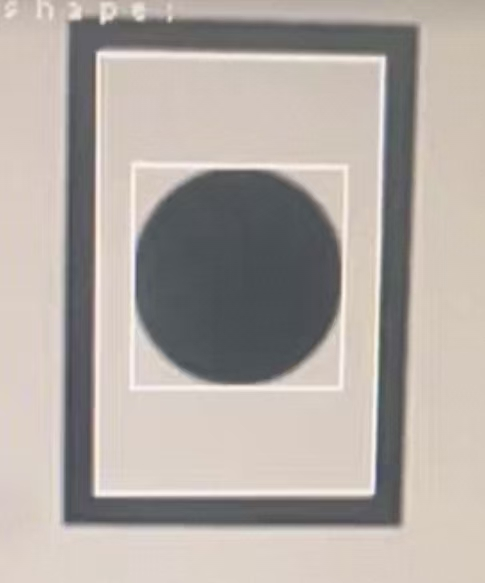
#> input picture 5f929db38a7c880b3b17aefb6437d633.jpg, 485 x 583 px, given in place of the camera
$ python pnp_demo.py
#> lines starting #> are read from the running program, lines starting #| are printed output that depends on the picture; after the words box and inside, x2 and y2 are one past the last pixel; in counts of white or black regions, pixels touching at a corner belong together; long printed decimals are rounded
### utils/camera_converter.py
import cv2
import numpy as np
from utils import Camera_config
# [9 lines of commented-out code are left out]

class CameraConverter:
    """
    摄像头坐标转换器
    支持多摄像头切换和像素坐标到相机坐标的转换
    """

    def __init__(self):
        """初始化摄像头配置"""
        self.CAMERA_CONFIGS = {
            '1_640': {
                "name": "摄像头1 (有畸变)",
                "mtx": np.array([
                    [494.85400649, 0, 319.85502813],
                    [0, 490.19647267, 230.51331758],
                    [0, 0, 1]
                ], dtype=np.float32),
                "dist": np.array([[-0.42830145, 0.23527948, 0.01128685, 0.00068342, -0.19925847]], dtype=np.float32),
                "has_distortion": True
            },
            '2_640': {
                "name": "摄像头2 (有畸变)",
                "mtx": Camera_config.Intrinsic_Mtx_Wheeltec,
                "dist": Camera_config.dist_wheeltec,
                "has_distortion": True
            },
            '2_1080': {
                "name": "摄像头2_1080 (有畸变)",
                "mtx": Camera_config.Intrinsic_Mtx_Wheeltec_1080_after,
                "dist": np.array([0,0,0,0,0], dtype=np.float32),
                "has_distortion": False
            }
        }

        self._current_camera = '2_640'  # 默认使用摄像头2

    # [4 lines left out: function current_camera, not called in this run]

    @current_camera.setter
    def current_camera(self, camera_id):
        """
        设置当前摄像头

        Args:
            camera_id (int): 摄像头编号 (1 或 2)

        Raises:
            ValueError: 如果摄像头编号无效
        """
#> further down, frame is the input picture: shape (583, 485, 3); mean B, G, R 164.4, 170.1, 177.9
#> `cv2.putText(frame, f"FPS: {int(fps)}", (20, 80), cv2.FONT_HERSHEY_SIMP..`: frame: shape (583, 485, 3); 0.24% of pixels changed, all inside (x1, y1, x2, y2) = (23, 58, 124, 82)
        if camera_id not in self.CAMERA_CONFIGS:
            raise ValueError(f"无效的摄像头编号: {camera_id}. 支持的编号: {list(self.CAMERA_CONFIGS.keys())}")

        self._current_camera = camera_id
        print(f"已切换到: {self.CAMERA_CONFIGS[camera_id]['name']}")

    def get_camera_config(self, camera_id=None):
        """
        获取摄像头配置

        Args:
            camera_id (int, optional): 摄像头编号，为None时使用当前摄像头

        Returns:
            dict: 摄像头配置字典
        """
        if camera_id is None:
            camera_id = self._current_camera

        if camera_id not in self.CAMERA_CONFIGS:
            raise ValueError(f"无效的摄像头编号: {camera_id}")

        return self.CAMERA_CONFIGS[camera_id]

    # [149 lines left out: functions pixel_to_camera, update_camera_params, print_camera_info, get_available_cameras, pixel_to_world_coords, world_to_pixel, not called in this run]

### pnp_demo.py

import cv2
import numpy as np
from utils.camera_converter import CameraConverter
import time

def order_points(pts):
    """
    对找到的四个角点进行排序，确保顺序为：左上、右上、右下、左下。
    这是 PnP 算法正确工作的关键步骤。
    """
    rect = np.zeros((4, 2), dtype="float32")

    # 左上角的点 x+y 的和最小
    s = pts.sum(axis=1)
    rect[0] = pts[np.argmin(s)]

    # 右下角的点 x+y 的和最大
    rect[2] = pts[np.argmax(s)]

    # 右上角的点 y-x 的差最小
    diff = np.diff(pts, axis=1)
    rect[1] = pts[np.argmin(diff)]

    # 左下角的点 y-x 的差最大
    rect[3] = pts[np.argmax(diff)]

    return rect

def pnp_distance_estimation(frame, camera_matrix, dist_coeffs, known_width_mm, known_height_mm):
    """
    使用 PnP 算法估计相机到目标的距离和姿态。

    Args:
        frame (np.array): 输入的视频帧。
        camera_matrix (np.array): 相机内参矩阵。
        dist_coeffs (np.array): 相机畸变系数。
        known_width_mm (float): 目标物体的实际宽度（毫米）。
        known_height_mm (float): 目标物体的实际高度（毫米）。

    Returns:
        tuple: (处理后的图像, 距离(cm))
    """
#> called with camera_matrix = array of shape (3, 3), dist_coeffs = array of shape (5,), known_width_mm = 210, known_height_mm = 297
    # --- 1. 图像预处理 (仿照 task1.py) ---
    # 图像去畸变
    h, w = frame.shape[:2]
#> h = 583; w = 485
    new_camera_mtx, roi = cv2.getOptimalNewCameraMatrix(camera_matrix, dist_coeffs, (w, h), 1, (w, h))
#> roi = (0, 0, 484, 582)
    undistorted_frame = cv2.undistort(frame, camera_matrix, dist_coeffs, None, new_camera_mtx)
    x_roi, y_roi, w_roi, h_roi = roi
#> x_roi = 0; y_roi = 0; w_roi = 484; h_roi = 582
    frame = undistorted_frame[y_roi:y_roi+h_roi, x_roi:x_roi+w_roi]
#> frame: shape (582, 484, 3)

    # 提取中心ROI (如果需要可以调整)
    h, w = frame.shape[:2]
#> h = 582; w = 484
    roi_x_start = 860
    roi_x_end = w - roi_x_start
#> roi_x_end = -376
    roi_y_start = 350
    roi_y_end = h - roi_y_start
#> roi_y_end = 232
    if roi_x_start < roi_x_end and roi_y_start < roi_y_end:
        frame = frame[roi_y_start:roi_y_end, roi_x_start:roi_x_end]

    # 转换为灰度图并进行二值化
    gray_frame = cv2.cvtColor(frame, cv2.COLOR_BGR2GRAY)
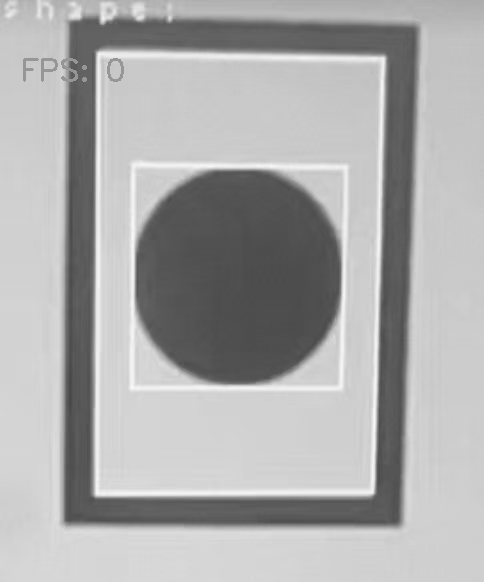
#> gray_frame: shape (582, 484); min 72, max 248, mean 171.6
    blurred_frame = cv2.GaussianBlur(gray_frame, (5, 5), 0)
    # 使用自适应阈值来应对不同光照条件
    binary_frame = cv2.adaptiveThreshold(
        blurred_frame, 255, cv2.ADAPTIVE_THRESH_GAUSSIAN_C,
        cv2.THRESH_BINARY_INV, 21, 8
    )
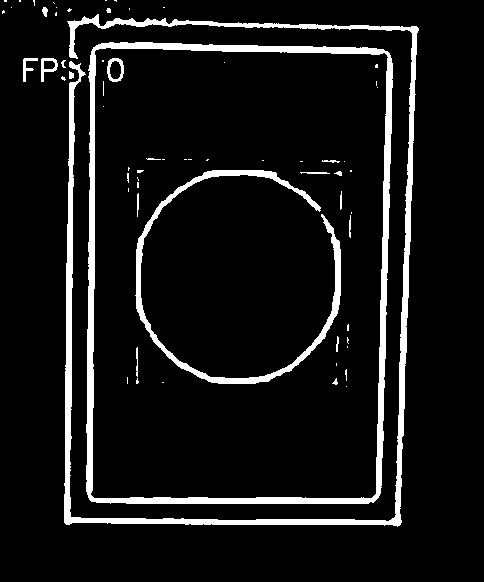
#> binary_frame: shape (582, 484); 8.2% white; 65 white regions (45 under 20 px), largest, box (x1, y1, x2, y2) and area: (86, 42, 393, 504) 9168, (64, 14, 419, 527) 9100, (135, 170, 341, 384) 3646
    # 形态学开运算，去除小的噪声点
    kernel = np.ones((3, 1), np.uint8)
    binary_frame = cv2.morphologyEx(binary_frame, cv2.MORPH_OPEN, kernel, iterations=2)
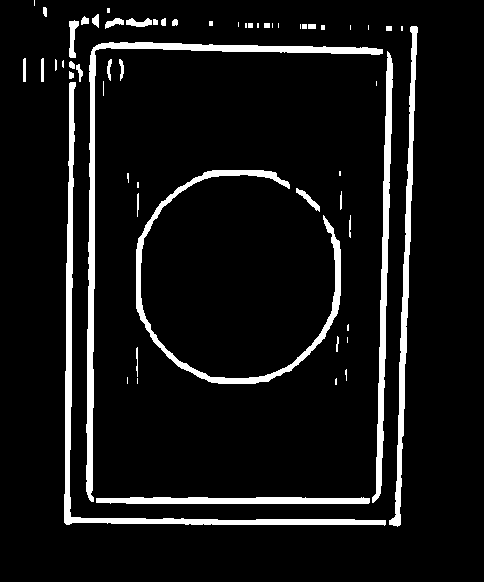
#> binary_frame: shape (582, 484); 7.7% white; 59 white regions (23 under 20 px)

    # 在一个新窗口显示二值化结果，方便调试
    cv2.imshow("Binary for PnP", binary_frame)

    # --- 2. 寻找A4纸的轮廓和角点 ---
    contours, _ = cv2.findContours(binary_frame, cv2.RETR_EXTERNAL, cv2.CHAIN_APPROX_SIMPLE)
#> contours = 59 contours, 34 with area under 20; largest, box (x1, y1, x2, y2) and area: (86, 42, 383, 502) 3884, (64, 82, 386, 526) 3578, (136, 170, 341, 384) 2881, (389, 26, 418, 527) 2325, (372, 51, 393, 503) 2322

    distance_cm = -1.0

    if contours:
        # 假设最大的轮廓是我们的目标A4纸
        paper_contour = max(contours, key=cv2.contourArea)
#> paper_contour = contour of 152 points, box (x1, y1, x2, y2) (86, 42, 383, 502), area 3884
        area = cv2.contourArea(paper_contour)
#> area = 3883.5

        # 增加一个面积筛选，避免识别到过小或过大的物体
        if 3000 < area < 500000: # 这个范围可能需要根据实际情况调整
            peri = cv2.arcLength(paper_contour, True)
#> peri = 1520.6
            # 多边形逼近，找到轮廓的四个角点
            approx = cv2.approxPolyDP(paper_contour, 0.02 * peri, True)
#> approx = [[382, 49], [93, 47], [91, 501], [94, 51]]

            if len(approx) == 4:
                # --- 3. PnP 求解 ---
                # 绘制A4纸轮廓
                cv2.drawContours(frame, [approx], -1, (0, 255, 0), 2)
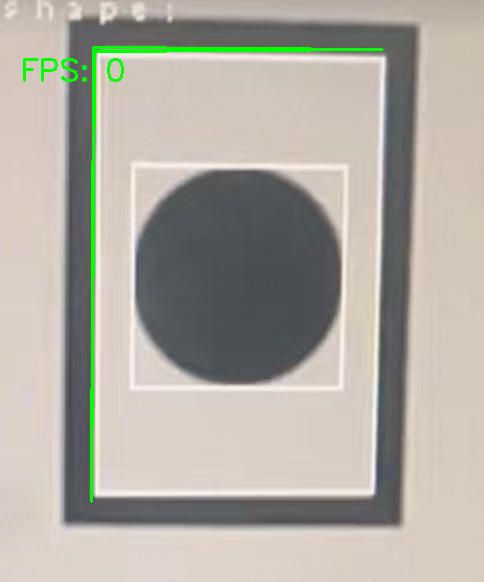
#> frame: shape (582, 484, 3); mean B, G, R 162.7, 171.6, 176

                # 3.1 定义世界坐标系中的3D点 (A4纸的四个角点)
                # 我们将A4纸的左上角作为坐标原点 (0,0,0)
                object_points = np.array([
                    [0, 0, 0],                         # 左上
                    [known_width_mm, 0, 0],            # 右上
                    [known_width_mm, known_height_mm, 0], # 右下
                    [0, known_height_mm, 0]            # 左下
                ], dtype="float32")

                # 3.2 获取图像坐标系中的2D点，并排序
                image_points = approx.reshape(4, 2).astype('float32')
#> image_points = [[382, 49], [93, 47], [91, 501], [94, 51]]
                sorted_image_points = order_points(image_points)
#> in order_points, `s = pts.sum(axis=1)`: s = [431, 140, 592, 145]
#> in order_points, `diff = np.diff(pts, axis=1)`: diff = [-333, -46, 410, -43]
#> sorted_image_points = [[93, 47], [382, 49], [91, 501], [91, 501]]

                # 绘制排序后的角点，方便观察
                colors = [(255, 0, 0), (0, 255, 0), (0, 0, 255), (255, 255, 0)] # B, G, R, C
                labels = ["TL", "TR", "BR", "BL"]
                for i in range(4):
                    cv2.circle(frame, tuple(map(int, sorted_image_points[i])), 5, colors[i], -1)
                    cv2.putText(frame, labels[i], tuple(map(int, sorted_image_points[i])), cv2.FONT_HERSHEY_SIMPLEX, 0.5, (255,255,255), 2)
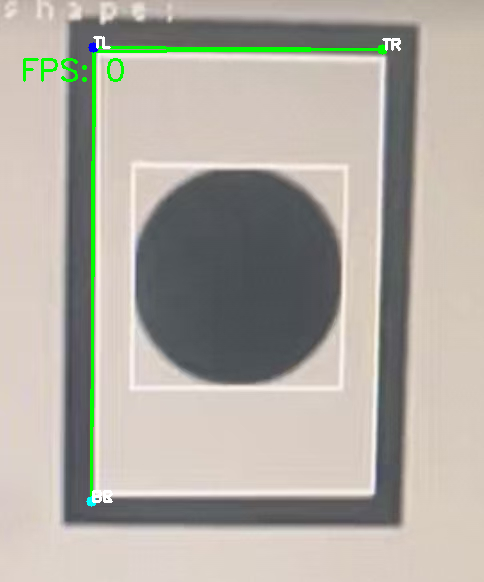
#> frame: shape (582, 484, 3); 0.23% of pixels changed, all inside (x1, y1, x2, y2) = (86, 36, 401, 507)

                # 3.3 调用 solvePnP
                success, rvec, tvec = cv2.solvePnP(object_points, sorted_image_points, camera_matrix, dist_coeffs)
#> success = True; rvec = [0.596, -2.13, 0.0739]; tvec = [-449, -266.7, 363.2]

                if success:
                    # tvec 是相机坐标系中，目标物体相对于相机的位置
                    # tvec[2] 就是我们需要的深度信息（距离）
                    distance_mm = tvec[2][0]
#> distance_mm = 363.2
                    distance_cm = distance_mm / 10.0
#> distance_cm = 36.32
                    distance_cm = distance_cm - 5
#> distance_cm = 31.32

                    # 3.4 可选：在图像上绘制坐标轴以可视化姿态
                    axis_points = np.float32([[0,0,0], [50,0,0], [0,50,0], [0,0,-50]]).reshape(-1,3)
                    imgpts, _ = cv2.projectPoints(axis_points, rvec, tvec, camera_matrix, dist_coeffs)
#> imgpts = [[150.8, 32.07], [192.8, 48.35], [128.5, 125.9], [282.9, 94.52]]

                    # 绘制坐标轴
                    origin = tuple(map(int, imgpts[0].ravel()))
#> origin = (150, 32)
                    cv2.line(frame, origin, tuple(map(int, imgpts[1].ravel())), (255,0,0), 3) # X轴: 蓝色
                    cv2.line(frame, origin, tuple(map(int, imgpts[2].ravel())), (0,255,0), 3) # Y轴: 绿色
                    cv2.line(frame, origin, tuple(map(int, imgpts[3].ravel())), (0,0,255), 3) # Z轴: 红色

    # 在图像左上角显示计算出的距离
    cv2.putText(frame, f"Distance: {distance_cm:.2f} cm", (20, 40),
                cv2.FONT_HERSHEY_SIMPLEX, 1, (0, 0, 255), 2)
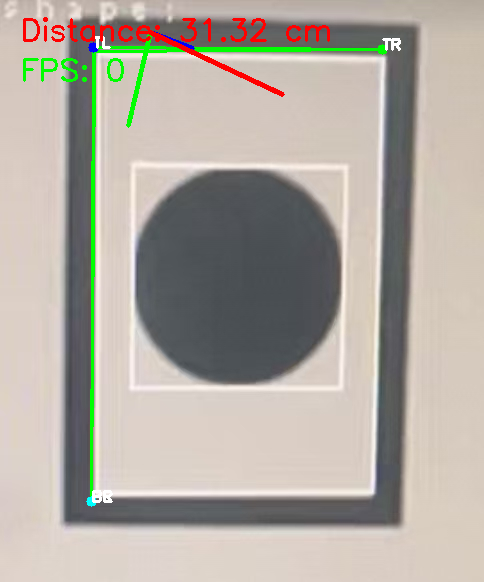
#> frame: shape (582, 484, 3); mean B, G, R 161.5, 170.6, 177
    print(distance_cm)
#| 31.316

    return frame, distance_cm

if __name__ == '__main__':
    # --- 1. 初始化相机参数 ---
    converter = CameraConverter()
    converter.current_camera = '2_1080'  # 根据您的相机选择配置
    config = converter.get_camera_config()
    CAMERA_MATRIX = config['mtx']
    DIST_COEFFS = config['dist']

    # --- 2. A4纸的真实尺寸 (单位: 毫米) ---
    KNOWN_A4_PAPER_WIDTH_MM = 210.0
    KNOWN_A4_PAPER_HEIGHT_MM = 297.0

    # --- 3. 打开摄像头 ---
    cap = cv2.VideoCapture(0) # 0 代表默认摄像头，如果需要请修改
    if not cap.isOpened():
        print("错误：无法打开摄像头")
        exit()

    # 设置摄像头分辨率
    cap.set(cv2.CAP_PROP_FRAME_WIDTH, 1920)
    cap.set(cv2.CAP_PROP_FRAME_HEIGHT, 1080)

    prev_time = 0

    # --- 4. 主循环 ---
    while True:
        ret, frame = cap.read()
        if not ret:
            print("错误：无法读取视频帧")
            break

        # 计算并显示帧率
        current_time = time.time()
        fps = 1 / (current_time - prev_time)
        prev_time = current_time
        cv2.putText(frame, f"FPS: {int(fps)}", (20, 80), cv2.FONT_HERSHEY_SIMPLEX, 1, (0, 255, 0), 2)

        # 调用PnP测距函数
        processed_frame, distance = pnp_distance_estimation(
            frame, CAMERA_MATRIX, DIST_COEFFS,
            KNOWN_A4_PAPER_WIDTH_MM, KNOWN_A4_PAPER_HEIGHT_MM
        )
#> distance = 31.32

        # 显示结果图像
        # 原始图像可能太大，可以缩小显示
        display_frame = cv2.resize(processed_frame, (0,0), fx=0.5, fy=0.5)
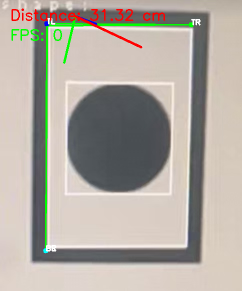
#> display_frame: shape (291, 242, 3); mean B, G, R 161.7, 170.7, 177.1
        cv2.imshow("PnP Distance Estimation", display_frame)

        # 按 'q' 键退出
        if cv2.waitKey(1) & 0xFF == ord('q'):
#> (key q is pressed here)
            break

    # --- 5. 释放资源 ---
    cap.release()
    cv2.destroyAllWindows()
